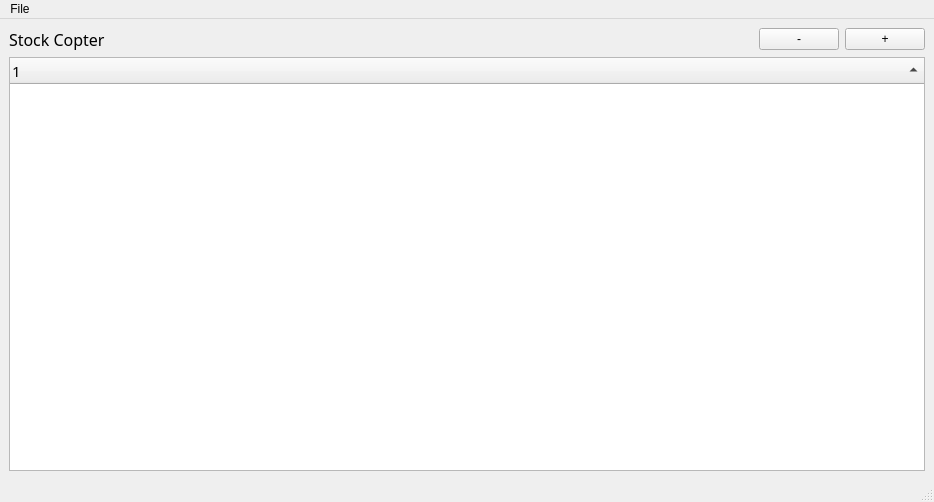
<?xml version="1.0" encoding="UTF-8"?>
<ui version="4.0">
 <class>MainWindow</class>
 <widget class="QMainWindow" name="MainWindow">
  <property name="geometry">
   <rect>
    <x>0</x>
    <y>0</y>
    <width>934</width>
    <height>502</height>
   </rect>
  </property>
  <property name="contextMenuPolicy">
   <enum>Qt::DefaultContextMenu</enum>
  </property>
  <property name="windowTitle">
   <string>Stock Copter</string>
  </property>
  <widget class="QWidget" name="centralwidget">
   <layout class="QVBoxLayout" name="verticalLayout">
    <item>
     <layout class="QHBoxLayout" name="horizontalLayout">
      <item>
       <widget class="QLabel" name="labelTitle">
        <property name="sizePolicy">
         <sizepolicy hsizetype="Minimum" vsizetype="Preferred">
          <horstretch>0</horstretch>
          <verstretch>0</verstretch>
         </sizepolicy>
        </property>
        <property name="font">
         <font>
          <family>Garuda</family>
          <pointsize>12</pointsize>
         </font>
        </property>
        <property name="text">
         <string>Stock Copter</string>
        </property>
       </widget>
      </item>
      <item>
       <spacer name="horizontalSpacer">
        <property name="orientation">
         <enum>Qt::Horizontal</enum>
        </property>
        <property name="sizeHint" stdset="0">
         <size>
          <width>40</width>
          <height>20</height>
         </size>
        </property>
       </spacer>
      </item>
      <item>
       <widget class="QPushButton" name="pushButton">
        <property name="text">
         <string>-</string>
        </property>
       </widget>
      </item>
      <item>
       <widget class="QPushButton" name="add_stock_button">
        <property name="sizePolicy">
         <sizepolicy hsizetype="Minimum" vsizetype="Fixed">
          <horstretch>0</horstretch>
          <verstretch>0</verstretch>
         </sizepolicy>
        </property>
        <property name="text">
         <string>+</string>
        </property>
       </widget>
      </item>
     </layout>
    </item>
    <item>
     <widget class="QTreeWidget" name="treeWidget">
      <property name="font">
       <font>
        <family>Garuda</family>
        <pointsize>11</pointsize>
        <weight>50</weight>
        <bold>false</bold>
       </font>
      </property>
      <property name="contextMenuPolicy">
       <enum>Qt::CustomContextMenu</enum>
      </property>
      <property name="autoFillBackground">
       <bool>false</bool>
      </property>
      <property name="dragEnabled">
       <bool>false</bool>
      </property>
      <property name="dragDropMode">
       <enum>QAbstractItemView::NoDragDrop</enum>
      </property>
      <property name="alternatingRowColors">
       <bool>true</bool>
      </property>
      <property name="selectionMode">
       <enum>QAbstractItemView::ExtendedSelection</enum>
      </property>
      <property name="sortingEnabled">
       <bool>true</bool>
      </property>
      <property name="animated">
       <bool>true</bool>
      </property>
      <property name="expandsOnDoubleClick">
       <bool>true</bool>
      </property>
      <attribute name="headerCascadingSectionResizes">
       <bool>false</bool>
      </attribute>
     </widget>
    </item>
   </layout>
  </widget>
  <widget class="QMenuBar" name="menubar">
   <property name="geometry">
    <rect>
     <x>0</x>
     <y>0</y>
     <width>934</width>
     <height>23</height>
    </rect>
   </property>
   <widget class="QMenu" name="menuFile">
    <property name="title">
     <string>File</string>
    </property>
    <addaction name="actionAdd_Stock"/>
    <addaction name="actionEdit_Headers"/>
    <addaction name="actionCreate_Expression"/>
   </widget>
   <addaction name="menuFile"/>
  </widget>
  <widget class="QStatusBar" name="statusbar"/>
  <action name="actionAdd_Stock">
   <property name="text">
    <string>Add Stock</string>
   </property>
  </action>
  <action name="actionEdit_Headers">
   <property name="text">
    <string>Edit Headers</string>
   </property>
  </action>
  <action name="actionCreate_Expression">
   <property name="text">
    <string>Create Expression</string>
   </property>
  </action>
 </widget>
 <resources/>
 <connections/>
</ui>
